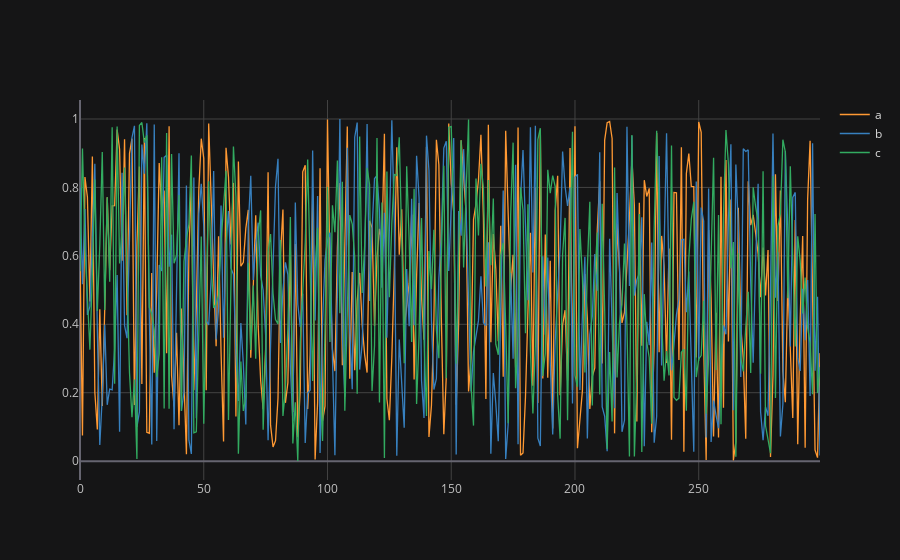

The notebook cell this image was saved under:
### Code cell
df.iplot()

### Figure 1 — Plotly figure (JSON) as saved in the notebook; plotly's stock layout.template omitted (floating-point values rounded to 4 significant figures; data arrays with more than 128 entries replaced by an {"elided": "..."} marker saying what was removed)
{"data": [{"line": {"color": "rgba(255, 153, 51, 1.0)", "dash": "solid", "shape": "linear", "width": 1.3}, "mode": "lines", "name": "a", "text": "", "type": "scatter", "x": {"elided": "300 int values"}, "y": {"elided": "300 float values"}}, {"line": {"color": "rgba(55, 128, 191, 1.0)", "dash": "solid", "shape": "linear", "width": 1.3}, "mode": "lines", "name": "b", "text": "", "type": "scatter", "x": {"elided": "300 int values"}, "y": {"elided": "300 float values"}}, {"line": {"color": "rgba(50, 171, 96, 1.0)", "dash": "solid", "shape": "linear", "width": 1.3}, "mode": "lines", "name": "c", "text": "", "type": "scatter", "x": {"elided": "300 int values"}, "y": {"elided": "300 float values"}}], "layout": {"legend": {"bgcolor": "#151516", "font": {"color": "#D9D9D9"}}, "paper_bgcolor": "#151516", "plot_bgcolor": "#151516", "title": {"font": {"color": "#D9D9D9"}}, "xaxis": {"gridcolor": "#434343", "showgrid": true, "tickfont": {"color": "#C2C2C2"}, "title": {"font": {"color": "#D9D9D9"}, "text": ""}, "zerolinecolor": "#666570"}, "yaxis": {"gridcolor": "#434343", "showgrid": true, "tickfont": {"color": "#C2C2C2"}, "title": {"font": {"color": "#D9D9D9"}, "text": ""}, "zerolinecolor": "#666570"}}}
